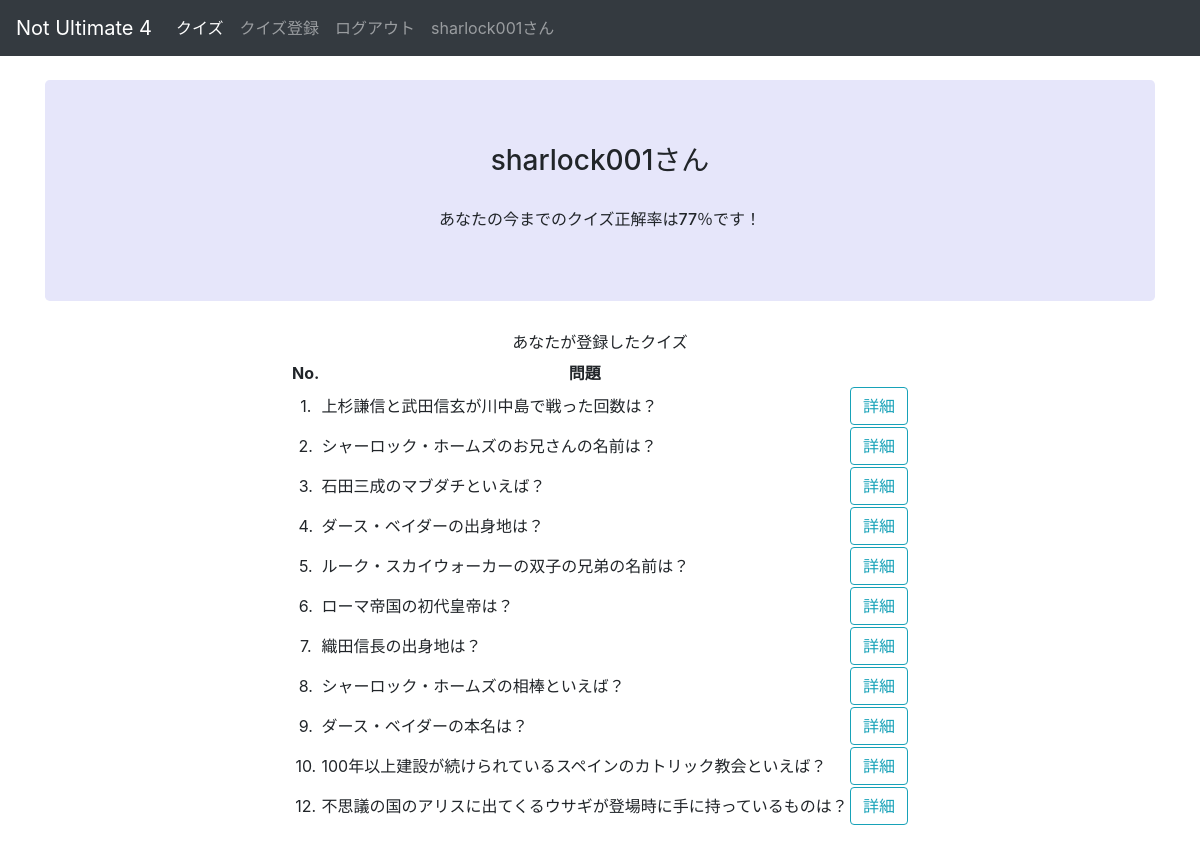
/user (signed in), run on the app's committed database.
### quattro_scelte/models.py (models this page shows, shortened)
class User(db.Model, UserMixin):
    __tablename__ = 'users'
    id = db.Column(db.Integer, primary_key=True)
    username = db.Column(db.String(128), unique=True, index=True)
    password = db.Column(db.String(128))
    create_at = db.Column(db.DateTime)
    update_at = db.Column(db.DateTime)
    questions = db.relationship('Question', backref='users')
    results = db.relationship('Result', backref='users')

class Question(db.Model):
    __tablename__ = 'questions'
    id = db.Column(db.Integer, primary_key=True)
    inquery = db.Column(db.Text)
    options = db.Column(db.PickleType)
    answer = db.Column(db.Integer)
    create_at = db.Column(db.DateTime)
    update_at = db.Column(db.DateTime)
    user_id = db.Column(db.Integer, db.ForeignKey('users.id'))

### quattro_scelte/views.py (the view)
@views.route('/user')
@login_required
def user():
    regist_quizes = Question.query.filter_by(user_id=current_user.id).all()
    quiz_results = Result.query.filter_by(user_id=current_user.id).all()
    responded_num = 0
    corrected_num = 0
    for result in quiz_results:
        responded_num += result.responded_num
        corrected_num += result.corrected_num
    try:
        all_acc_rate = corrected_num / responded_num * 100
    except(ZeroDivisionError):
        all_acc_rate = None
    return render_template('user.html', regist_quizes=regist_quizes,
        all_acc_rate=all_acc_rate)

### quattro_scelte/models.py (called while the page is built)
@login_manager.user_loader
def load_user(user_id) -> List[Any]:
    return User.query.get(user_id)

### quattro_scelte/templates/user.html (shortened to what this page needs)
{% extends 'base.html' %}
{% block content %}
<main role="main" class="container">
    <div class="jumbotron text-center">
        {% if current_user.is_authenticated %}
            <h3>{{ current_user.username }}さん</h3>
        {% endif %}
        <br>
        {% if all_acc_rate %}
            <h6>あなたの今までのクイズ正解率は{{ all_acc_rate | int }}％です！</h6>
        {% else %}
            <h6>ようこそ究極じゃない４択クイズへ！</h6>
        {% endif %}
    </div>
    <div class="container text-center">
        <h6>あなたが登録したクイズ</h6>
        <table align="center">
            <tr>
                <th>No.</th>
                <th align="left">問題</th>
                <th></th>
            </tr>
            {% for quiz in regist_quizes %}
            <tr>
                <td>{{ quiz.id }}. </td>
                <td align="left">{{ quiz.inquery }}</td>
                <td style="width: 60px;">
                    <a class="btn btn-outline-info" href="{{ url_for('views.quiz_detail', user_id=current_user.id, quiz_id=quiz.id) }}">詳細</a>
                </td>
            </tr>
            {% endfor %}
        </table>
    </div>
</main>
{% endblock %}

### quattro_scelte/templates/base.html (shortened to what this page needs)
<!DOCTYPE html>
<html lang="ja">
<head>
    <link rel="stylesheet" href="https://stackpath.bootstrapcdn.com/bootstrap/4.5.0/css/bootstrap.min.css">
    <link href="../assets/dist/css/bootstrap.css" rel="stylesheet">
    <link rel="stylesheet" href="{{ url_for('static', filename='style.css')}}">
</head>
<body>
<header>
    <nav class="navbar navbar-expand-md navbar-dark bg-dark mb-4">
        <a class="navbar-brand" href="{{ url_for('views.index') }}">Not Ultimate 4</a>
        <div class="collapse navbar-collapse" id="navbarCollapse">
            <ul class="navbar-nav mr-auto">
                <li class="nav-item active">
                    <a class="nav-link" href="{{ url_for('views.quiz_start') }}">クイズ</a>
                </li>
                {% if current_user.is_authenticated %}
                <li class="nav-item">
                    <a class="nav-link" href="{{ url_for('views.quiz_entry') }}">クイズ登録</a>
                </li>
                <li class="nav-item">
                    <a class="nav-link" href="{{ url_for('views.logout') }}">ログアウト</a>
                </li>
                <li class="nav-item">
                    <a class="nav-link" href="{{ url_for('views.user') }}">{{ current_user.username }}さん</a>
                </li>
                {% endif %}
            </ul>
        </div>
    </nav>
    {% block content  %}
    {% endblock %}
</header>
</body>
</html>

### quattro_scelte/static/style.css (style rules this page uses)
body { min-height: 75rem; }
.jumbotron { background-color: #e6e6fa; }

### data on the page
User: username "sharlock001"
Question: id "1", inquery "上杉謙信と武田信玄が川中島で戦った回数は？"
Question: id "2", inquery "シャーロック・ホームズのお兄さんの名前は？"
Question: id "3", inquery "石田三成のマブダチといえば？"
Question: id "4", inquery "ダース・ベイダーの出身地は？"
Question: id "5", inquery "ルーク・スカイウォーカーの双子の兄弟の名前は？"
Question: id "6", inquery "ローマ帝国の初代皇帝は？"
Question: id "7", inquery "織田信長の出身地は？"
Question: id "8", inquery "シャーロック・ホームズの相棒といえば？"
Question: id "9", inquery "ダース・ベイダーの本名は？"
Question: id "10", inquery "100年以上建設が続けられているスペインのカトリック教会といえば？"
Question: id "12", inquery "不思議の国のアリスに出てくるウサギが登場時に手に持っているものは？"

### other printed values
{{ all_acc_rate | int }} "77"
